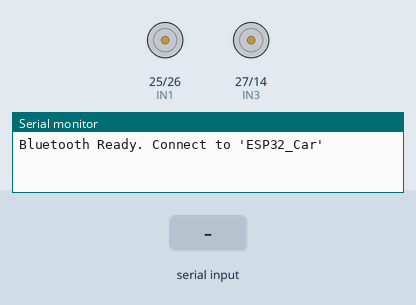
A sketch run on a simulated ESP32. Parts: motor-driver pin pairs drawn as motors (green arrow = first pin HIGH = forward, orange = second pin HIGH = backward, longer = more drive), the last lines printed to the serial monitor. The test bench sets the inputs (shaded band). Nothing arrives over Bluetooth unless stated.

Above: at 1.2 s.
1.3 s: "F\n" received over the second serial link
At 1.6 s:
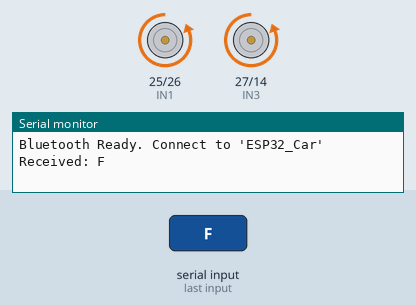
2.8 s: "B\n" received over the second serial link
At 4.0 s:
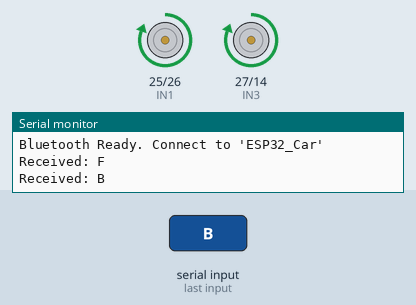
4.3 s: "L\n" received over the second serial link
At 5.1 s:
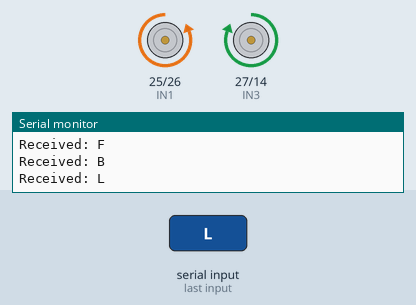
5.8 s: "R\n" received over the second serial link
At 6.2 s:
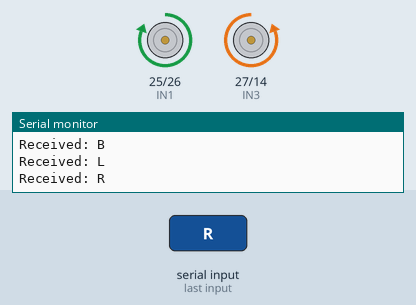
7.3 s: "FR\n" received over the second serial link
At 8.5 s:
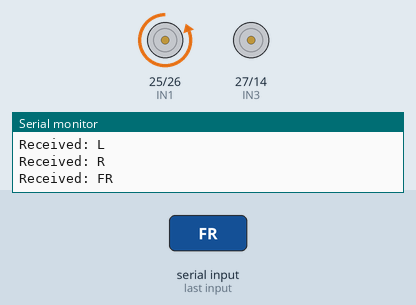
8.8 s: "FL\n" received over the second serial link
At 9.8 s:
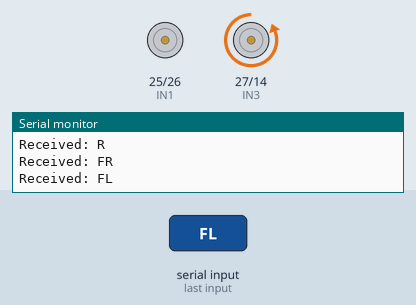
Timing chart, 0 to 11.3 s (numbered marks = the images above; inputs shaded):
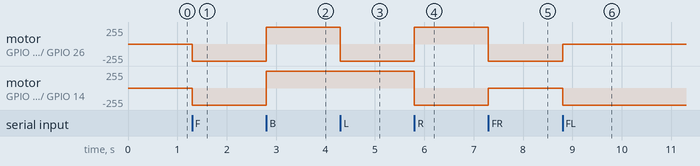

Measured:
- after the input at 1.3 s, motor on GPIO 25 (IN1) / GPIO 26 (IN2), motor on GPIO 27 (IN3) / GPIO 14 (IN4): stopped → backward 255/255 at once
- after the input at 2.8 s, motor on GPIO 25 (IN1) / GPIO 26 (IN2), motor on GPIO 27 (IN3) / GPIO 14 (IN4): backward 255/255 → forward 255/255 at once
- after the input at 4.3 s, motor on GPIO 25 (IN1) / GPIO 26 (IN2): forward 255/255 → backward 255/255 at once
- after the input at 5.8 s, motor on GPIO 25 (IN1) / GPIO 26 (IN2): backward 255/255 → forward 255/255 at once; motor on GPIO 27 (IN3) / GPIO 14 (IN4): forward 255/255 → backward 255/255 at once
- after the input at 7.3 s, motor on GPIO 25 (IN1) / GPIO 26 (IN2): forward 255/255 → backward 255/255 at once; motor on GPIO 27 (IN3) / GPIO 14 (IN4): backward 255/255 → stopped at once
- after the input at 8.8 s, motor on GPIO 25 (IN1) / GPIO 26 (IN2): backward 255/255 → stopped at once; motor on GPIO 27 (IN3) / GPIO 14 (IN4): stopped → backward 255/255 at once

The sketch:

esp32workshop.ino
```cpp
#include <BluetoothSerial.h>
BluetoothSerial SerialBT;

// Motor control pins
const int IN1 = 25;
const int IN2 = 26;
const int IN3 = 27;
const int IN4 = 14;

void setup() {
  Serial.begin(115200);
  SerialBT.begin("ESP32_Car"); // Bluetooth name
  Serial.println("Bluetooth Ready. Connect to 'ESP32_Car'");

  // connect ENA & ENB to 5V of ESP 32 board to move the car in maximum speed and to lower the speed connect it to 3.3V //

  // Set motor control pins
  pinMode(IN1, OUTPUT);
  pinMode(IN2, OUTPUT);
  pinMode(IN3, OUTPUT);
  pinMode(IN4, OUTPUT);

  stopMotors();
}

void loop() {
  if (SerialBT.available()) {
    String command = SerialBT.readStringUntil('\n'); // Read full string (e.g., "FR")
    command.trim(); // Remove spaces or \r\n
    Serial.println("Received: " + command);
    handleCommand(command);
  }
}

// Handle received command
void handleCommand(String cmd) {
  if (cmd == "F") forward();
  else if (cmd == "B") backward();
  else if (cmd == "L") left();
  else if (cmd == "R") right();
  else if (cmd == "FR") forwardRight();
  else if (cmd == "FL") forwardLeft();
  else if (cmd == "BR") backwardRight();
  else if (cmd == "BL") backwardLeft();
  else if (cmd == "S") stopMotors();
  else stopMotors(); // Unknown command
}

// Movement functions
void forward() {
  digitalWrite(IN1, LOW);
  digitalWrite(IN2, HIGH);
  digitalWrite(IN3, LOW);
  digitalWrite(IN4, HIGH);
}

void backward() {
  digitalWrite(IN1, HIGH);
  digitalWrite(IN2, LOW);
  digitalWrite(IN3, HIGH);
  digitalWrite(IN4, LOW);
}

void left() {
  digitalWrite(IN1, LOW);
  digitalWrite(IN2, HIGH);
  digitalWrite(IN3, HIGH);
  digitalWrite(IN4, LOW);
}

void right() {
  digitalWrite(IN1, HIGH);
  digitalWrite(IN2, LOW);
  digitalWrite(IN3, LOW);
  digitalWrite(IN4, HIGH);
}

void forwardRight() {
  // Right motor slightly slower
  digitalWrite(IN1, LOW);
  digitalWrite(IN2, HIGH);
  digitalWrite(IN3, LOW);
  digitalWrite(IN4, LOW);   // stop right motor → smooth right turn
}

void forwardLeft() {
  // Left motor slightly slower
  digitalWrite(IN1, LOW);
  digitalWrite(IN2, LOW);   // stop left motor → smooth left turn
  digitalWrite(IN3, LOW);
  digitalWrite(IN4, HIGH);
}

void backwardRight() {
  digitalWrite(IN1, HIGH);
  digitalWrite(IN2, LOW);
  digitalWrite(IN3, LOW);   // stop right motor
  digitalWrite(IN4, LOW);
}

void backwardLeft() {
  digitalWrite(IN1, LOW);   // stop left motor
  digitalWrite(IN2, LOW);
  digitalWrite(IN3, HIGH);
  digitalWrite(IN4, LOW);
}

void stopMotors() {
  digitalWrite(IN1, LOW);
  digitalWrite(IN2, LOW);
  digitalWrite(IN3, LOW);
  digitalWrite(IN4, LOW);
}
```
